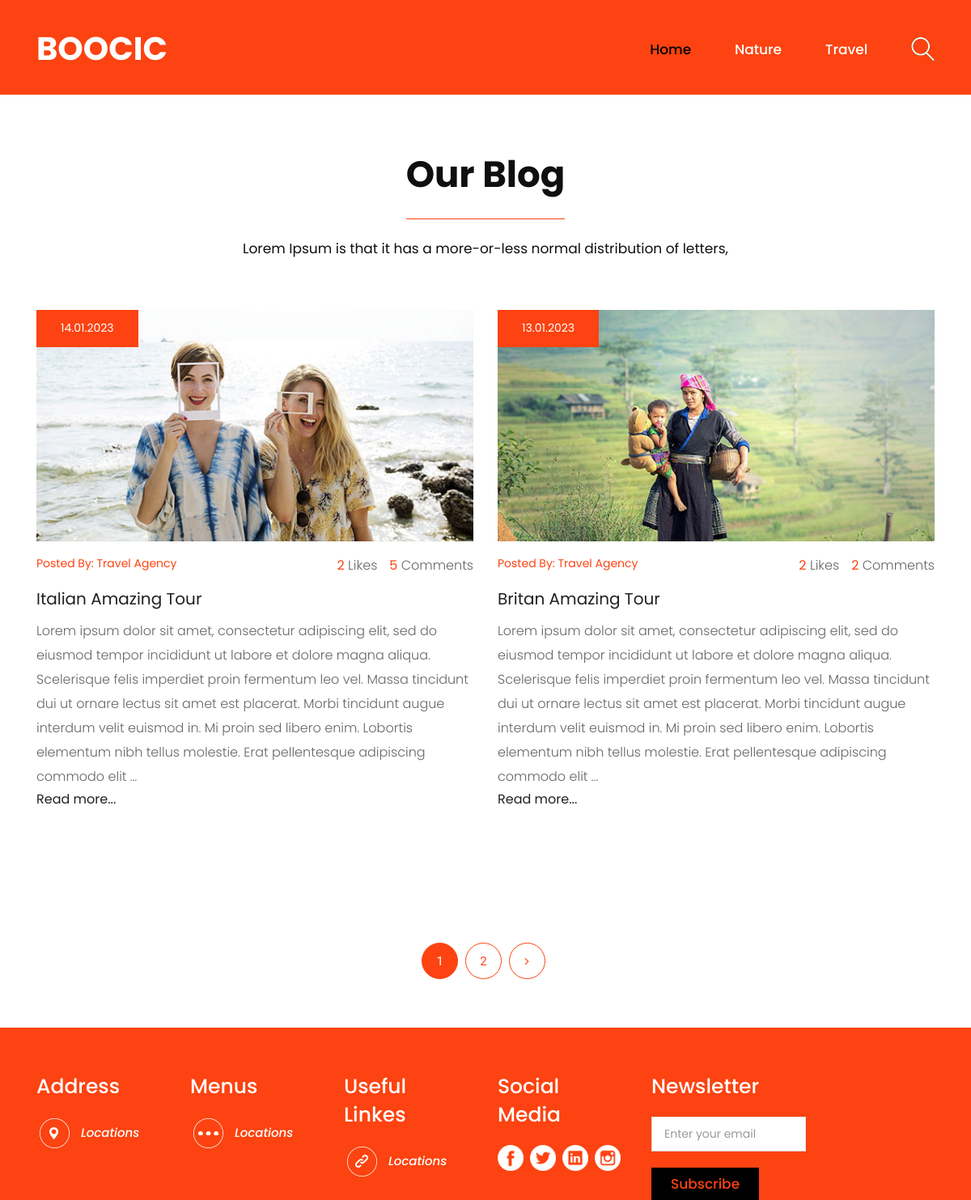
Screenshot of /blog/ with the database file from the repository.
### blog/models.py (models this page shows, shortened)
class Category(models.Model):
    title = models.CharField(max_length=255, verbose_name='Название Категории')
    slug = models.SlugField(max_length=255, verbose_name='Url_of_Category', unique=True)
    def get_absolute_url(self):
        return reverse('category', kwargs={"slug": self.slug})
    class Meta:
        verbose_name = 'Категория(ю)'
        verbose_name_plural = 'Категории'
        ordering = ['title']

class Post(models.Model):
    title = models.CharField(max_length=255, verbose_name='Название Поста')
    slug = models.SlugField(max_length=255, verbose_name='Url_of_Post', unique=True)
    author = models.CharField(max_length=100, verbose_name='Автор')
    content = models.TextField(blank=True, verbose_name='Контент')
    created_at = models.DateTimeField(auto_now_add=True, verbose_name='Время Создания')
    updated_at = models.DateTimeField(auto_now=True, verbose_name="Время последнего Редактирования")
    photo = models.ImageField(upload_to='photos/%Y/%m/%d', blank=True, verbose_name='Фото')
    is_published = models.BooleanField(default=True, verbose_name="Опубликовано")
    views = models.IntegerField(default=0, verbose_name='Количество просмотров')
    category = models.ForeignKey(Category, on_delete=models.PROTECT, related_name='get_category',
                                 verbose_name='Категория')
    tags = models.ManyToManyField(Tag, blank=True, related_name='get_tags')
    likes = models.ManyToManyField(User, blank=True, related_name="get_likes")
    def get_absolute_url(self):
        return reverse('post', kwargs={"slug": self.slug})
    class Meta:
        verbose_name = "Пост"
        verbose_name_plural = "Посты(ов)"
        ordering = ['-created_at']

### blog/views.py (the view)
# urls.py: path('', Home.as_view(), name='blog_home'),
class Home(ListView):
    model = Post
    template_name = 'blog/home.html'
    context_object_name = 'posts'
    paginate_by = 2
    def get_context_data(self, *, object_list=None, **kwargs):
        context = super().get_context_data(**kwargs)
        context['title'] = 'Boocic'
        return context

### blog/templatetags/header.py (called while the page is built)
@register.inclusion_tag("templatetags_templates/show_categories_tpl.html")
def show_categories():
    categories = Category.objects.annotate(cnt=Count("get_category", filter=F("get_category__is_published"))).\
        filter(cnt__gt=0)
    return {"categories": categories, }

### blog/templatetags/sum_of_comments.py (called while the page is built)
@register.inclusion_tag('templatetags_templates/sum_of_comments_tpl.html')
def show_sum_of_comments(post):
    comments = post.get_comments.count()
    reply_comments = 0
    for comment in post.get_comments.all():
        reply_comments += comment.get_parent_comments.count()
    number_of_comments = comments + reply_comments
    return {"number_of_comments": number_of_comments, }

### blog/templates/blog/home.html (shortened to what this page needs)
{% extends 'base_blog/base.html' %}
{% load static %}
{% load sum_of_comments %}
{% block content %}
<div id="blog" class="blog">
    <div class="container">
        <div class="row">
            <div class="col-md-12">
                <div class="titlepage">
                    <a href="{% url 'blog_home' %}"><h2>Our Blog</h2></a>
                    <span>Lorem Ipsum is that it has a more-or-less normal distribution of letters,</span>
                </div>
            </div>
        </div>
        <div class="row">
            {% for post in posts %}
            <div class="col-xl-6 col-lg-6 col-md-6 col-sm-12">
                <div class="blog-box">
                    <figure>
                        {% if post.photo %}
                        <img src="{{ post.photo.url }}" alt="{{ post.title }}">
                        {% else %}
                        <img src="https://picsum.photos/id/1060/300/201/?blur=2" alt="{{ post.title }}">
                        {% endif %}
                        <span>{{ post.created_at|date:"d.m.Y" }}</span>
                    </figure>
                    <div class="travel">
                        <span>Posted By: <span class="author-name">{{ post.author }}</span></span>
                        {% show_sum_of_comments post %}
                        <p><strong class="like">{{ post.likes.count }}</strong> Likes </p>
                    </div>
                    <h3><a href="{{ post.get_absolute_url }}">{{ post.title }}</a></h3>
                    <p>{{ post.content|truncatewords_html:58|safe }}</p>
                    <h4><a href="{{ post.get_absolute_url }}">Read more...</a></h4>
                </div>
            </div>
            {% endfor %}
        </div>
    </div>
</div>
{% endblock %}

### blog/templates/templatetags_templates/show_categories_tpl.html
{% for item in categories %}
<li><a href="{{ item.get_absolute_url }}">{{ item.title }}</a></li>
{% endfor %}

### blog/templates/templatetags_templates/sum_of_comments_tpl.html
<p><strong class="Comment">{{ number_of_comments }}</strong> Comments </p>

### project/static/css/style.css (style rules this page uses)
* { box-sizing: border-box !important; }
html { scroll-behavior: smooth; }
body { color: #666666; font-size: 14px; font-family: 'poppins', sans-serif; line-height: 1.80857; font-weight: normal; overflow-x: hidden; }
a { color: #1f1f1f; text-decoration: none !important; outline: none !important; -webkit-transition: all .3s ease-in-out; -moz-transition: all .3s ease-in-out; -ms-transition: all .3s ease-in-out; -o-transition: all .3s ease-in-out; transition: all .3s ease-in-out; }
h1, h2, h3, h4, h5, h6 { letter-spacing: 0; font-weight: normal; position: relative; padding: 0 0 10px 0; font-weight: normal; line-height: normal; color: #111111; margin: 0 }
h2 { font-size: 22px }
h3 { font-size: 18px }
h4 { font-size: 16px }
*, *::after, *::before { -webkit-box-sizing: border-box; -moz-box-sizing: border-box; box-sizing: border-box; }
h1 a, h2 a, h3 a, h4 a, h5 a, h6 a { color: #212121; text-decoration: none!important; opacity: 1 }
ul, li, ol { margin: 0px; padding: 0px; list-style: none; }
p { margin: 0px; font-weight: 300; font-size: 15px; line-height: 24px; }
a { color: #222222; text-decoration: none !important; outline: none !important; -webkit-transition: all .3s ease-in-out; -moz-transition: all .3s ease-in-out; -ms-transition: all .3s ease-in-out; -o-transition: all .3s ease-in-out; transition: all .3s ease-in-out; }
img { max-width: 100%; height: auto; }
.main-menu ul>li { display: inline-block; position: relative; }
.main-menu ul>li a { padding: 6px 25px 0 25px; line-height: 20px; font-size: 17px; display: block; font-weight: 500; color: #fff; }
.main-menu ul>li { position: inherit; display: inline-block; vertical-align: middle; }
.blog { background-color: #fff; padding: 65px 0px; }
.blog .titlepage { text-align: center; }
.blog .titlepage h2 { padding: 0px 0px 20px 0px; font-size: 45px; font-weight: bold; color: #0e0f10; display: inline-block; position: relative; border-bottom: #fc4311 solid 1px; width: auto; margin: 0 auto; margin-bottom: 0px; margin-bottom: 0px; margin-bottom: 20px; }
.blog .titlepage span { color: #0e0f10; font-size: 17px; line-height: 32px; display: inline-block; margin-bottom: 0px; display: block; margin-bottom: 60px; }
.blog .blog-box { margin-bottom: 30px; }
.blog .blog-box figure { margin: 0px; }
.blog .blog-box figure span { top: 0; left: 0px; position: absolute; margin-left: 15px; background: #fc4311; padding: 10px 30px; color: #fff; }
.blog .blog-box h3 { font-size: 20px; line-height: 30px; }
.blog .blog-box p { font-size: 16px; line-height: 30px; }
.blog .blog-box .travel { padding: 15px 0px; }
.blog .blog-box .travel span { color: #fc4311; display: inline-block; }
.blog .blog-box .travel p { float: right; padding-left: 15px; }
.like { color: #fc4311; }
.Comment { color: #fc4311; }

### project/static/css/icomoon.css (style rules this page uses)
body { background: #fff; }

### rows the page displays
Category: title "Nature"
Category: title "Travel"
Post: photo (picture), created_at "14.01.2023", author "Travel Agency", number_of_comments "5", likes.count "2", title "Italian Amazing Tour", content "Lorem ipsum dolor sit amet, consectetur adipiscing elit, sed do eiusmod tempor incididunt ut labore et dolore magna aliqua. Scelerisque felis imperdiet proin fermentum leo vel. Massa tincidunt dui ut ornare lectus sit amet est placerat. Morbi tincidunt augue interdum velit euismod in. Mi proin sed libero enim. Lobortis elementum nibh tellus molestie. Erat pellentesque adipiscing commodo elit …"
Post: photo (picture), created_at "13.01.2023", author "Travel Agency", number_of_comments "2", likes.count "2", title "Britan Amazing Tour", content "Lorem ipsum dolor sit amet, consectetur adipiscing elit, sed do eiusmod tempor incididunt ut labore et dolore magna aliqua. Scelerisque felis imperdiet proin fermentum leo vel. Massa tincidunt dui ut ornare lectus sit amet est placerat. Morbi tincidunt augue interdum velit euismod in. Mi proin sed libero enim. Lobortis elementum nibh tellus molestie. Erat pellentesque adipiscing commodo elit …"

### other values shown
{{ p }} "1"
{{ p }} "2"
